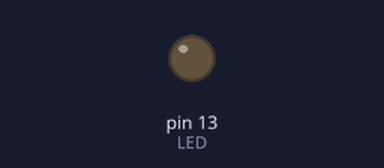
Recording of a sketch running on a simulated Arduino Uno, built with avr-gcc and run on an emulated ATmega328P. On the bench: output pins drawn as LEDs (lit = HIGH).

Above: at 0.6 s.
At 4.5 s:
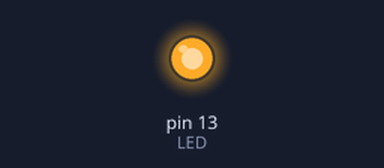
Timing chart, 0 to 6.0 s (numbered marks = the images above):
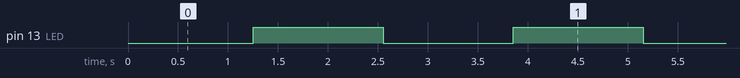

The sketch:

tmp_teensy_tester.ino
```cpp
const int LED =  13;

void setup()   {
  pinMode(LED, OUTPUT);
}

int light_val = 0;
void loop()
{
  if(light_val == 255) {
    light_val = 0;
  } else {
    light_val+=5;
  }
  analogWrite(LED, light_val);
  delay(50);
}
```

Measured:
- by itself, pin 13 (LED): alternates HIGH for 1.3 s and LOW for 1.3 s
